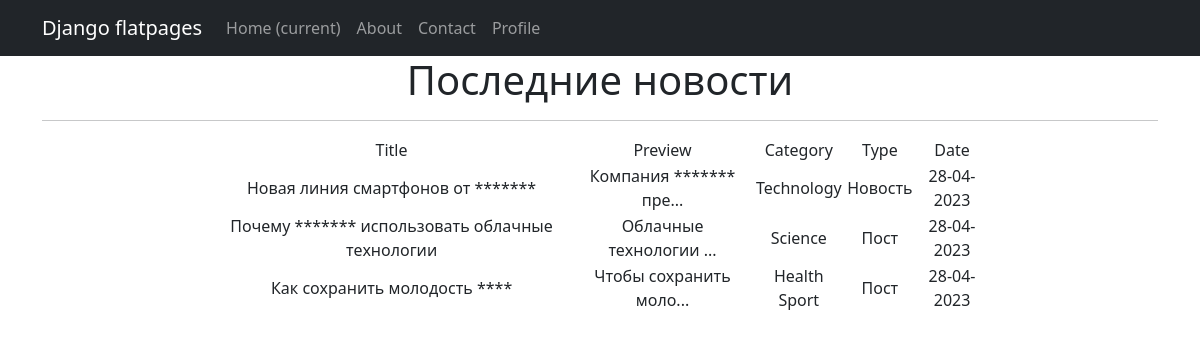
Page /news/ on the committed database.
### newsportal/models.py (models this page shows, shortened)
class Post(models.Model):
    author = models.ForeignKey('Author', on_delete=models.RESTRICT)
    post_type = models.CharField(max_length=2, choices=POST)
    post_data = models.DateTimeField(auto_now_add=True)
    head_text = models.CharField(max_length=100)
    text = models.TextField(max_length=1500, default='Lorem Ipsum')
    rating = models.SmallIntegerField(default=0)
    post_cat = models.ManyToManyField(Category, through='PostCategory')
    def preview(self):
        if len(self.text) > 20:
            return self.text[:20] + "..."
        else:
            return self.text.title()

class Category(models.Model):
    cat_name = models.CharField(max_length=25, unique=True)

### newsportal/views.py (the view)
# urls.py: path('', PostList.as_view()),
class PostList(ListView):
    posts = Post.objects.all()
    model = Post
    ordering = '-post_data'
    template_name = 'news.html'
    context_object_name = 'news'

### newsportal/templatetags/custom_filters.py (called while the page is built)
@register.filter
def censor(value):
    bad_words = ['Samsung', 'выгодно', 'кожи']
    for bw in bad_words:
        value = value.replace(bw, '*' * len(bw))
    return value

### templates/news.html
{% extends 'flatpages/default.html' %}
{% load custom_filters %}
{% block content %}
<h1>Последние новости</h1>
<hr>
{% if news %}
       <table align=center width=70%>
           <tr>
               <td>Title</td>
               <td>Preview</td>
               <td>Category</td>
               <td>Type</td>
               <td>Date</td>
           </tr>
           {% for post in news %}
           <tr>
               <td>{{ post.head_text|censor }}</td>
               <td>{{ post.preview|censor }}</td>
               <td>{% for category in post.post_cat.all %}
                    {{ category.cat_name }}
                {% endfor %}
               </td>
               <td>{{ post.get_post_type_display }}</td>
               <td>{{ post.post_data | date:"d-m-Y" }}</td>
           </tr>
           {% endfor %}
       </table>
   {% else %}
       <h2>Новостей нет!</h2>
   {% endif %}
{% endblock %}

### rows in the picture
Post: head_text|censor "Новая линия смартфонов от *******", preview|censor "Компания ******* пре...", post_type "Новость", post_data "28-04-2023"
Category: cat_name "Technology"
Post: head_text|censor "Почему ******* использовать облачные технологии", preview|censor "Облачные технологии ...", post_type "Пост", post_data "28-04-2023"
Category: cat_name "Science"
Post: head_text|censor "Как сохранить молодость ****", preview|censor "Чтобы сохранить моло...", post_type "Пост", post_data "28-04-2023"
Category: cat_name "Health"
Category: cat_name "Sport"
